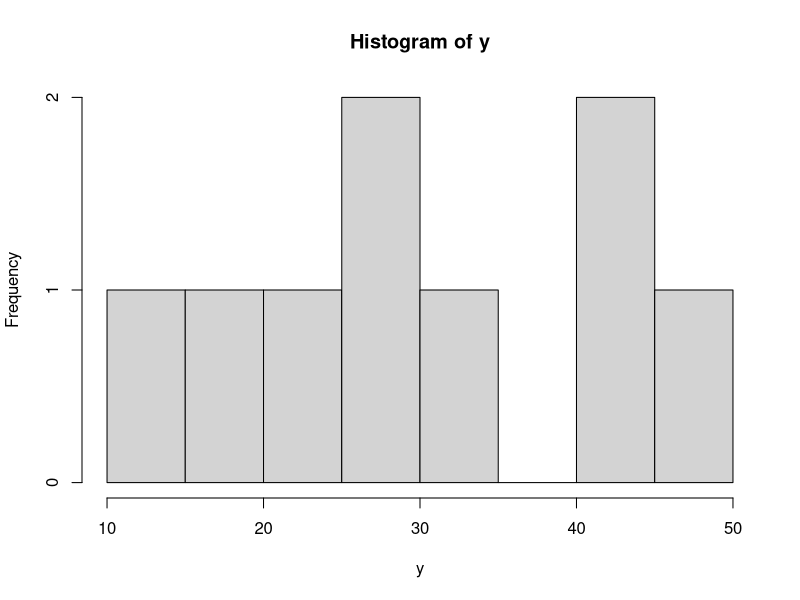

Here is the R script that generated this plot:
###
# Jimmy Hickey
# 2019-05-18
# ST501
# Homework1
# An Introduction to R
###

###
# Q1
###

# a.
# Create and save a vector (call it y) with the numbers 22,41,42,12,46,32,18,29,28.
y = c(22,41,42,12,46,32,18,29,28)
print(y)

# b. 
# Create a histogram of the y values. (Hint: use the hist function)
hist(y)

# c.
# Create a new vector (call it x) that is the y vector divided by 2.

x = y/2
print(x)

# d.
# Create a new vector (call it w) that is 1,2,3 repeated 3 times. 
# (Hint: use rep function)

w = rep(c(1,2,3), 3)
print(w)

# e.
# Create a data frame whose first column is y, second column is x, and third column
# is w (call it data).
data = data.frame(x, y, w)
print(data)

# f.
# Have R report the sum of the first row of data then use the apply 
# function to have R output the sum of each row of data.
print(sum(data[1,]))
print(rowSums(data))

# g.
# Have R report True (value greater than 20 ) or False (value less than or equal to
# 20) for each value in the data frame. Sum this matrix of T/F to find the total
# number of values that are greater than 20. Divide this by the number of values
# (check out the dim function) to find the proportion of values greater than 20.
NUM_ROW_INDEX = 1
NUM_COL_INDEX = 2
gt_num = 20

tf_matrix = (data > gt_num)
print(tf_matrix)

total_true = sum(tf_matrix)
sprintf("Number of entries greater than %d: %d", gt_num, total_true)
# Answer = 10

proportion_true = total_true / (dim(data)[NUM_ROW_INDEX] * dim(data)[NUM_COL_INDEX]) 
sprintf("Proportion of entries greater than %d: %f", gt_num, proportion_true)
# Answer = 0.370370 